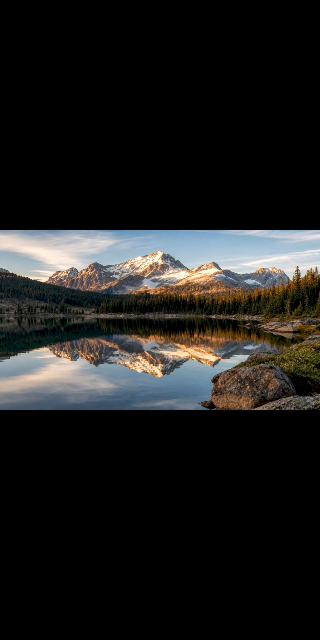
#> input picture hgallery/evidence/13-video-player.png, 320 x 640 px, found by its file name
$ python m03_player.py
#> lines starting #> are read from the running program, lines starting #| are printed output that depends on the picture
### hgallery/docs/design/lib.py
from PIL import Image, ImageDraw, ImageFont, ImageFilter
import math

# NOIR tokens, exactly as specified in the directive.
BG        = (5,5,5)
BG2       = (17,17,17)
SURFACE   = (25,25,25)
ELEVATED  = (34,34,34)
BORDER    = (56,56,56)
TEXT      = (242,240,235)
TEXT2     = (146,146,146)
ACCENT    = (242,138,54)

FONT = "/home/user/vodiwalker_panel/hgallery/app/src/main/res/font/inter_variable.ttf"
FONT_FA = "/home/user/vodiwalker_panel/gallery/app/src/main/res/font/vazirmatn_medium.ttf"

def F(size, weight=None):
    # Inter variable: PIL picks the default instance; set_variation_by_axes gives weight.
    f = ImageFont.truetype(FONT, size)
    if weight is not None:
        try:
            f.set_variation_by_axes([weight])
        except Exception:
            pass
    return f

def FA(size, weight=None):
    f = ImageFont.truetype("/home/user/vodiwalker_panel/hgallery/app/src/main/res/font/vazirmatn_medium.ttf", size)
    return f

def rrect(d, box, r, fill=None, outline=None, w=1, width=None):
    if width is not None: w = width
    d.rounded_rectangle(box, radius=r, fill=fill, outline=outline, width=w)

def text(d, xy, s, font, fill, anchor="la"):
    d.text(xy, s, font=font, fill=fill, anchor=anchor)

# [11 lines left out: function vignette, not called in this run]

def rounded(img, r):
    mask = Image.new("L", img.size, 0)
    ImageDraw.Draw(mask).rounded_rectangle((0, 0, img.size[0] - 1, img.size[1] - 1), radius=r, fill=255)
    out = Image.new("RGBA", img.size, (0, 0, 0, 0))
    out.paste(img, (0, 0), mask)
    return out

# [6 lines left out: function phone_frame, not called in this run]

### hgallery/docs/design/m03_player.py
import lib
from lib import BG, SURFACE, ELEVATED, BORDER, TEXT, TEXT2, ACCENT, F, rrect, text, rounded
from PIL import Image, ImageDraw

S = 2
W, H = 390, 844
w, h = W * S, H * S
def px(v): return int(v * S)

canvas = Image.new("RGB", (w, h), (0, 0, 0))
#> canvas: PIL image 780x1688 RGB; every value is 0
d = ImageDraw.Draw(canvas)

# ── the frame ────────────────────────────────────────────────────────────────
# A real clip frame from the evidence, so the design is judged against real
# pixels rather than a colour block. 16:9 boxed inside the portrait screen.
src = Image.open("/tmp/mock/13-video-player.png").convert("RGB")
frame = src.crop((0, 236, 320, 416)).resize((w, px(292)), Image.LANCZOS)
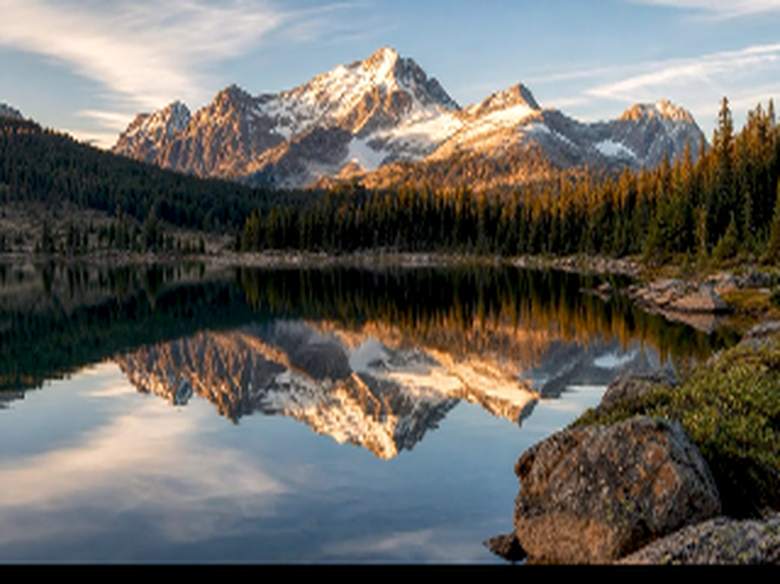
#> frame: PIL image 780x584 RGB; mean R, G, B 103.5, 101.5, 96.1
FRAME_Y = 236
canvas.paste(frame, (0, px(FRAME_Y)))

# The player is immersive: the frame floats in black with generous room for the
# dock and the filmstrip, instead of being pinned edge to edge.
text(d, (px(24), px(26)), "9:41", F(px(13), 600), TEXT)

# ── top dock: a floating pill of secondary actions, as in the reference ──────
DOCK_Y = 60
rrect(d, (px(16), px(DOCK_Y), px(212), px(DOCK_Y + 46)), px(23), fill=(20, 20, 20))
rrect(d, (px(16), px(DOCK_Y), px(212), px(DOCK_Y + 46)), px(23), outline=(44, 44, 44), w=px(1))

# close
d.line((px(38), px(DOCK_Y + 15), px(50), px(DOCK_Y + 27)), fill=TEXT, width=px(2))
d.line((px(50), px(DOCK_Y + 15), px(38), px(DOCK_Y + 27)), fill=TEXT, width=px(2))
# aspect ratio
rrect(d, (px(72), px(DOCK_Y + 16), px(90), px(DOCK_Y + 30)), px(2), outline=TEXT, width=px(2))
# rotate
d.arc((px(104), px(DOCK_Y + 14), px(120), px(DOCK_Y + 30)), 45, 340, fill=TEXT, width=px(2))
d.polygon([(px(117), px(DOCK_Y + 12)), (px(122), px(DOCK_Y + 18)), (px(115), px(DOCK_Y + 19))], fill=TEXT)
# share
d.line((px(150), px(DOCK_Y + 29), px(150), px(DOCK_Y + 14)), fill=TEXT, width=px(2))
d.line((px(144), px(DOCK_Y + 20), px(150), px(DOCK_Y + 14)), fill=TEXT, width=px(2))
d.line((px(156), px(DOCK_Y + 20), px(150), px(DOCK_Y + 14)), fill=TEXT, width=px(2))
# lock, shown unlocked. This is the gesture lock, and it is a control, not a hint.
d.arc((px(176), px(DOCK_Y + 13), px(192), px(DOCK_Y + 25)), 180, 360, fill=TEXT, width=px(2))
rrect(d, (px(176), px(DOCK_Y + 22), px(192), px(DOCK_Y + 33)), px(2), fill=TEXT)

# ── volume pill, top right, the reference's one accent-tinted element ────────
rrect(d, (px(266), px(DOCK_Y), px(W - 16), px(DOCK_Y + 46)), px(23), fill=(28, 20, 14))
rrect(d, (px(266), px(DOCK_Y), px(W - 16), px(DOCK_Y + 46)), px(23), outline=(70, 46, 26), w=px(1))
rrect(d, (px(282), px(DOCK_Y + 21), px(344), px(DOCK_Y + 25)), px(2), fill=(64, 54, 46))
rrect(d, (px(282), px(DOCK_Y + 21), px(326), px(DOCK_Y + 25)), px(2), fill=ACCENT)
d.ellipse((px(322), px(DOCK_Y + 18), px(330), px(DOCK_Y + 28)), fill=ACCENT)
# speaker
d.polygon([(px(352), px(DOCK_Y + 19)), (px(356), px(DOCK_Y + 19)), (px(361), px(DOCK_Y + 15)),
           (px(361), px(DOCK_Y + 31)), (px(356), px(DOCK_Y + 27)), (px(352), px(DOCK_Y + 27))], fill=TEXT)
d.arc((px(358), px(DOCK_Y + 16), px(368), px(DOCK_Y + 30)), 300, 60, fill=TEXT, width=px(2))

# ── floating centre transport: −10, play/pause, +10 ─────────────────────────
CY = FRAME_Y + 146
for cx, kind in ((W/2 - 78, "back"), (W/2, "play"), (W/2 + 78, "fwd")):
    r = 27 if kind == "play" else 22
    fill = (255, 255, 255) if kind == "play" else (16, 16, 16)
    d.ellipse((px(cx - r), px(CY - r), px(cx + r), px(CY + r)), fill=fill,
              outline=None if kind == "play" else (70, 70, 70), width=px(1))
    if kind == "play":
        d.rounded_rectangle((px(cx - 6), px(CY - 11), px(cx - 1), px(CY + 11)), radius=px(2), fill=(10, 10, 10))
        d.rounded_rectangle((px(cx + 2), px(CY - 11), px(cx + 7), px(CY + 11)), radius=px(2), fill=(10, 10, 10))
    else:
        d.arc((px(cx - 8), px(CY - 8), px(cx + 8), px(CY + 8)), 0, 359, fill=TEXT, width=px(1))
        text(d, (px(cx), px(CY - 4)), "10", F(px(8.5), 700), TEXT, anchor="ma")
        if kind == "back":
            d.polygon([(px(cx - 11), px(CY)), (px(cx - 5), px(CY - 5)), (px(cx - 5), px(CY + 5))], fill=TEXT)
        else:
            d.polygon([(px(cx + 11), px(CY)), (px(cx + 5), px(CY - 5)), (px(cx + 5), px(CY + 5))], fill=TEXT)

# ── title block, lower left over the frame ──────────────────────────────────
TITLE_Y = FRAME_Y + 292 + 26
text(d, (px(24), px(TITLE_Y)), "CLIP · 5 SECONDS", F(px(10), 600), ACCENT)
text(d, (px(24), px(TITLE_Y + 16)), "clip-city.mp4", F(px(20), 600), TEXT)

# ── progress: thin, with the dragged position marked ────────────────────────
BAR_Y = TITLE_Y + 56
rrect(d, (px(24), px(BAR_Y), px(W - 24), px(BAR_Y + 3)), px(2), fill=(52, 52, 52))
rrect(d, (px(24), px(BAR_Y), px(248), px(BAR_Y + 3)), px(2), fill=ACCENT)
d.ellipse((px(242), px(BAR_Y - 4), px(254), px(BAR_Y + 7)), fill=ACCENT)
text(d, (px(24), px(BAR_Y + 12)), "0:02", F(px(10.5), 600), TEXT2)
text(d, (px(W - 24), px(BAR_Y + 12)), "0:05", F(px(10.5), 600), TEXT2, anchor="ra")

# ── the filmstrip: a real timeline, current cell accented ───────────────────
STRIP_Y = BAR_Y + 62
text(d, (px(24), px(STRIP_Y - 22)), "2 VIDEOS", F(px(10), 600), TEXT2)
g = Image.open("/tmp/mock/01-photos.png").convert("RGB")
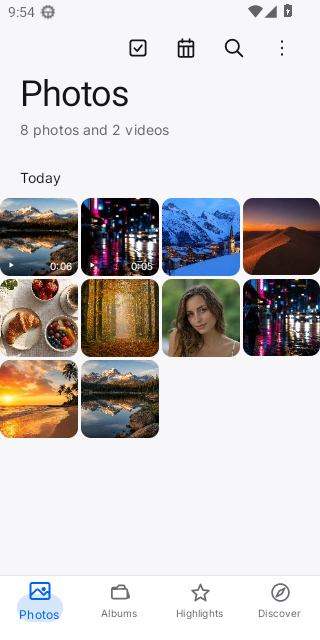
#> input picture hgallery/evidence/01-photos.png, 320 x 640 px, found by its file name
cells = [g.crop((82, 200, 157, 276)), g.crop((1, 200, 76, 276)), g.crop((242, 200, 316, 276))]
cx = 24
for i, c in enumerate(cells):
    im = c.resize((px(56), px(56)), Image.LANCZOS)
    canvas.paste(rounded(im, px(10)), (px(cx), px(STRIP_Y)), rounded(im, px(10)))
    if i == 0:
        rrect(d, (px(cx - 2), px(STRIP_Y - 2), px(cx + 58), px(STRIP_Y + 58)), px(12), outline=ACCENT, w=px(2))
        rrect(d, (px(cx + 4), px(STRIP_Y + 4), px(cx + 30), px(STRIP_Y + 16)), px(4), fill=(0, 0, 0))
        text(d, (px(cx + 17), px(STRIP_Y + 6)), "0:05", F(px(7.5), 600), TEXT, anchor="ma")
    cx += 66
#> this loop made 3 passes
#> cx on passes 1 to 3: 90, 156, 222
#> pass 1, `im = c.resize((px(56), px(56)), Image.LANCZOS)`:
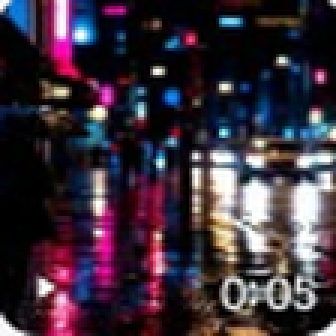
#> im: PIL image 112x112 RGB (shown 3 times larger); mean R, G, B 59.1, 46.4, 58.7
#> pass 2, `im = c.resize((px(56), px(56)), Image.LANCZOS)`:
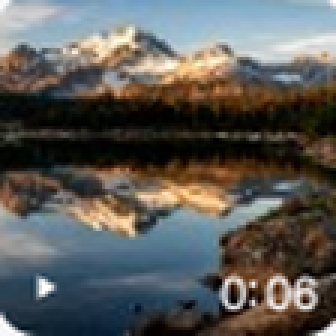
#> im: PIL image 112x112 RGB (shown 3 times larger); mean R, G, B 91.8, 91.1, 88
#> after the loop:
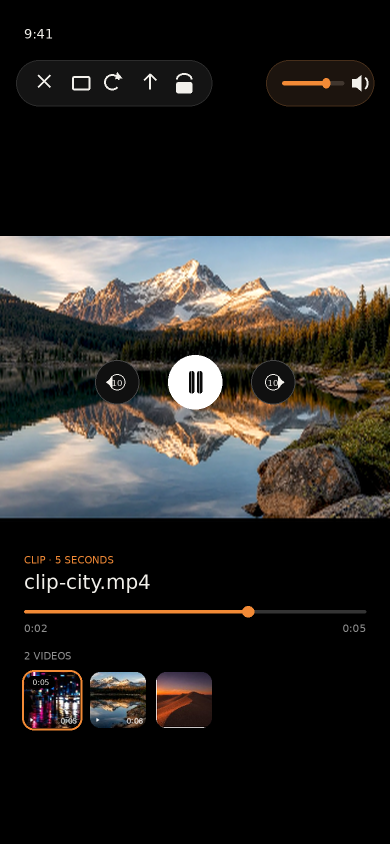
#> canvas: PIL image 780x1688 RGB (shown at 1/2 size); mean R, G, B 42.6, 40.9, 38.7
#> after the loop:
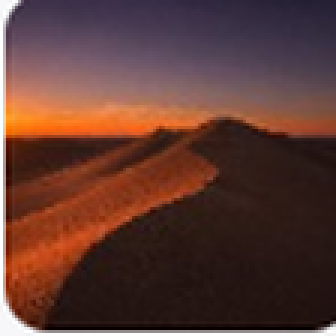
#> im: PIL image 112x112 RGB (shown 3 times larger); mean R, G, B 94.5, 58.4, 51.3
#> after the loop, cx = 222

# ── the dock: four destinations, the current one accented ───────────────────
DOCK2 = H - 78
rrect(d, (px(20), px(DOCK2), px(W - 20), px(DOCK2 + 60)), px(30), fill=(18, 18, 18))
rrect(d, (px(20), px(DOCK2), px(W - 20), px(DOCK2 + 60)), px(30), outline=(42, 42, 42), w=px(1))
items = ["Info", "InSight", "Speed", "More"]
slot = (W - 40) / 4
for i, name in enumerate(items):
    cx0 = 20 + slot * i + slot / 2
    active = i == 0
    if active:
        rrect(d, (px(cx0 - 36), px(DOCK2 + 9), px(cx0 + 36), px(DOCK2 + 51)), px(21), fill=(36, 28, 20))
    text(d, (px(cx0), px(DOCK2 + 24)), name, F(px(11.5), 600 if active else 500),
         ACCENT if active else TEXT2, anchor="ma")

canvas.resize((W, H), Image.LANCZOS).save("/tmp/mock/03-player.png")
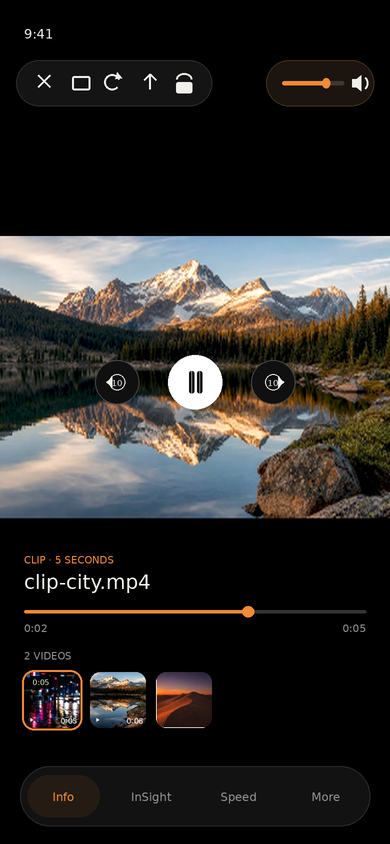
#> saved as 03-player.png: PIL image 390x844 RGB; mean R, G, B 44.1, 42.3, 40
print("saved 03-player.png")
